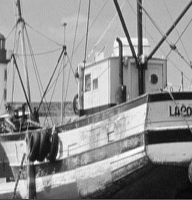
#> input picture assets/fishing_boat/fishing_boat.bmp, 192 x 200 px
$ jupyter execute 'data preprocessing.ipynb'   (shell and % lines are left out)
#> lines starting #> are read from the running program, lines starting #| are printed output that depends on the picture
# Data preprocessing
author: [Wanghley Soares Martins](https://wanghley.com/)
---
- notebook focused on data preprocessing, specifically working on sample pictures and simulating the process of data corruption for further recovery.

[cell 1]
import numpy as np
import matplotlib.pyplot as plt
import matplotlib.image as mpimg
import pandas as pd
import os
import matplotlib as mpl
import random as rnd
from skimage.util import view_as_windows

## Data gathering

[cell 2]
img_path_fishing_boat = '../assets/fishing_boat/fishing_boat.bmp'

img_fishing_boat = mpimg.imread(img_path_fishing_boat)
#> img_fishing_boat is the input picture: shape (200, 192); min 2, max 255, mean 145.5

plt.imshow(img_fishing_boat, cmap='gray')
plt.axis('off')
plt.title('Original Image (Grayscale) - Shape: {}'.format(img_fishing_boat.shape))
plt.show()

[cell 3]
img_path_nature = '../assets/nature/nature.bmp'

img_nature = mpimg.imread(img_path_nature)
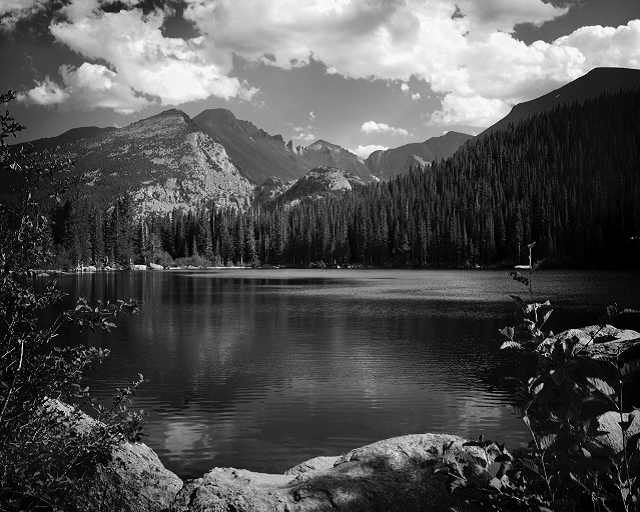
#> input picture assets/nature/nature.bmp, 640 x 512 px
#> img_nature is the input picture: shape (512, 640); min 0, max 255, mean 80

plt.imshow(img_nature, cmap='gray')
plt.axis('off')
plt.title('Original Image (Grayscale) - Shape: {}'.format(img_nature.shape))
plt.show()

## Synthesizing corrupted pictures
Simulates the process of data corruption by adding noise to the images.

### KxK image blocks
K = 8 for this example, we may use K = 16 for higher resolution images.

[cell 4]
# use scikit-learn images for processing
from skimage.util import view_as_windows

[cell 5]
k = 8
block_shape = (k,k)
height, width = img_fishing_boat.shape
#> height = 200; width = 192

[cell 6]
img_chip_selected_boat = view_as_windows(img_fishing_boat,block_shape,1)
print(img_chip_selected_boat.shape)
#| (193, 185, 8, 8)
img_chip_selected_boat[192,0]

[cell 7]
x_star = 8*(8-1) # wanghley = 8 letters, 0-indexed matrices
y_star = 8*(13-1) # soares martins = 6+7 = 13 letters

Notes:
- The image is divided into KxK blocks.
- y_star refers to the # of columns and x_star refers to the # of rows.

[cell 8]
np.save("../assets/fishing_boat/boat-8x8-xy-star.npy", img_chip_selected_boat[x_star, y_star])
fig = plt.figure(frameon=False)
plt.imshow(img_chip_selected_boat[x_star, y_star], cmap='gray')
plt.axis('off')
plt.savefig('../assets/fishing_boat/boat-8x8-xy-star.png', bbox_inches='tight', pad_inches=0)
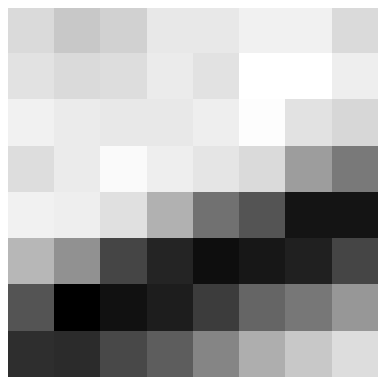
#> figure drawn by matplotlib, 1 panel
plt.title(f'{block_shape} block with top left pixel @ ($x^*={x_star},y^*={y_star}$) ')
plt.show()
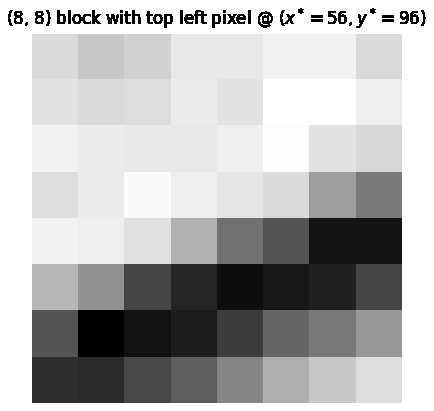
#> figure drawn by matplotlib, 1 panel

### Selecting sensed pixels within block

[cell 9]
import random as rnd

[cell 10]
def generate_sensed_pixels_in_block(img_block,sensed_pixels):
    """
    Randomly selects a subset of pixels in a block and sets their values to NaN.

    Args:
        img_block (numpy.ndarray): A 2D array representing the image block.
        sensed_pixels (int): The number of pixels to set to keep.

    Returns:
        numpy.ndarray: The modified image block with sensed pixels set to NaN.
    """
#> called with img_block = array of shape (8, 8), sensed_pixels = 50
    block_height, block_width = img_block.shape
#> block_height = 8; block_width = 8

    # Ensure sensed_pixels does not exceed the total number of pixels in the block
    if sensed_pixels > (block_height * block_width):
        raise ValueError("sensed_pixels cannot be greater than the total number of pixels in the block.")

    corrupted_pixels = [divmod(ele, block_height) for ele in rnd.sample(range((block_height)*(block_height)),(block_height*block_width)-sensed_pixels)]


    img_block = img_block.astype(float).copy()

    for pixel in corrupted_pixels:
        img_block[pixel[0],pixel[1]]=np.nan

    return img_block

### 8x8 block with S=50 sensed pixels

[cell 11]
block_sensed = generate_sensed_pixels_in_block(img_chip_selected_boat[x_star,y_star],50)

[cell 12]
cmap = mpl.colormaps.get_cmap('gray')  # viridis is the default colormap for imshow
cmap.set_bad(color='red')

fig = plt.figure(frameon=False)
plt.imshow(block_sensed, cmap=cmap)
plt.axis('off')

plt.savefig('../assets/fishing_boat/boat-8x8-xy-star-50-sensed-px.png', bbox_inches='tight', pad_inches=0)
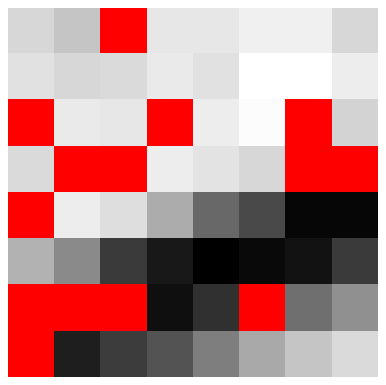
#> figure drawn by matplotlib, 1 panel
plt.show()

### 8x8 block with S=30 sensed pixels

[cell 13]
block_sensed = generate_sensed_pixels_in_block(img_chip_selected_boat[x_star,y_star],30)
np.save("../assets/fishing_boat//boat-8x8-xy-star-30-sensed-px.npy", block_sensed)

[cell 14]
cmap = mpl.colormaps.get_cmap('gray')  # viridis is the default colormap for imshow
cmap.set_bad(color='red')

fig = plt.figure(frameon=False)
plt.imshow(block_sensed, cmap=cmap)
plt.axis('off')

plt.savefig('../assets/fishing_boat/boat-8x8-xy-star-30-sensed-px.png', bbox_inches='tight', pad_inches=0)
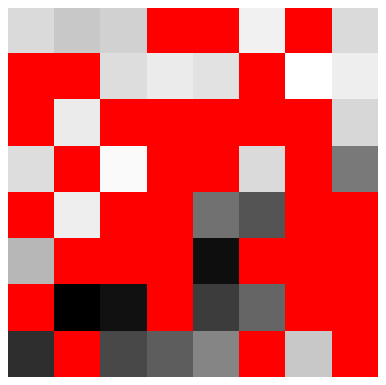
#> figure drawn by matplotlib, 1 panel
plt.show()

### 8x8 block with S=10 sensed pixels

[cell 15]
block_sensed = generate_sensed_pixels_in_block(img_chip_selected_boat[x_star,y_star],10)

[cell 16]
cmap = mpl.colormaps.get_cmap('gray')  # viridis is the default colormap for imshow
cmap.set_bad(color='red')

fig = plt.figure(frameon=False)
plt.imshow(block_sensed, cmap=cmap)
plt.axis('off')

plt.savefig('../assets/fishing_boat/boat-8x8-xy-star-10-sensed-px.png', bbox_inches='tight', pad_inches=0)
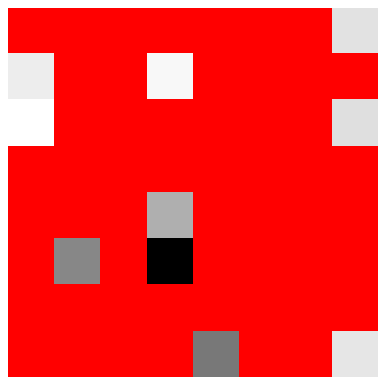
#> figure drawn by matplotlib, 1 panel
plt.show()

# Class to generate corrupted images - Blockfy class

[cell 17]
def generate_sensed_pixels_in_block(img_block,sensed_pixels):
    """
    Randomly selects a subset of pixels in a block and sets their values to NaN.

    Args:
        img_block (numpy.ndarray): A 2D array representing the image block.
        sensed_pixels (int): The number of pixels to set to keep.

    Returns:
        numpy.ndarray: The modified image block with sensed pixels set to NaN.
    """
    block_height, block_width = img_block.shape

    # Ensure sensed_pixels does not exceed the total number of pixels in the block
    if sensed_pixels > (block_height * block_width):
        raise ValueError("sensed_pixels cannot be greater than the total number of pixels in the block.")

    corrupted_pixels = [divmod(ele, block_height) for ele in rnd.sample(range((block_height)*(block_height)),(block_height*block_width)-sensed_pixels)]


    img_block = img_block.astype(float).copy()

    for pixel in corrupted_pixels:
        img_block[pixel[0],pixel[1]]=np.nan

    return img_block

[cell 18]
class BlockifyImage:
    """
    Class to generate blocks from an image and corrupt them by randomly selecting a subset of pixels to set to NaN.
    """
    def __init__(self, img, block_shape, block_step):
#> called with img = '../assets/fishing_boat/fishing_boat.bmp', block_shape = (8, 8), block_step = 8
        self.img = mpimg.imread(img)
        self.block_shape = block_shape
        self.height, self.width =  self.img.shape
#> self.height = 200; self.width = 192
        self.block_step = block_step
        self.img_blocks = None

    def generate_blocks(self):
        self.img_blocks = view_as_windows(self.img, block_shape, self.block_shape)
        return self.img_blocks

    def generate_corrupted_blocks(self, sensed_pixels):
#> called with sensed_pixels = 50
        corrupted_blocks = []
        for i in range(self.img_blocks.shape[0]):
            for j in range(self.img_blocks.shape[1]):
                corrupted_block = generate_sensed_pixels_in_block(self.img_blocks[i,j], sensed_pixels)
                corrupted_blocks.append(corrupted_block)

        self.corrupted_blocks = np.array(corrupted_blocks)
        return self.corrupted_blocks

    def save_corrupted_blocks(self, path):
        np.save(path, self.corrupted_blocks)
        return path

    def block_to_image(self, blocks):
        # Initialize the reconstructed image with NaN values
        reconstructed_image = np.full_like(self.img, np.nan, dtype=np.float32)

        # Calculate the number of blocks in each dimension
        num_blocks_y = (self.height - self.block_shape[0]) // self.block_step + 1
        num_blocks_x = (self.width - self.block_shape[1]) // self.block_step + 1

        # Reshape the blocks to match the grid structure
        blocks = blocks.reshape(num_blocks_y, num_blocks_x, self.block_shape[0], self.block_shape[1])

        # Place each block back into its original position
        for i in range(num_blocks_y):
            for j in range(num_blocks_x):
                y_start = i * self.block_step
                y_end = y_start + self.block_shape[0]
                x_start = j * self.block_step
                x_end = x_start + self.block_shape[1]

                # Assign the block to the corresponding position in the reconstructed image
                reconstructed_image[y_start:y_end, x_start:x_end] = blocks[i, j]
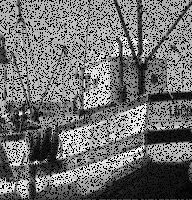
#> reconstructed_image: shape (200, 192) float32; 21.88% of the values are NaN or infinite; the others: min 2, max 255, mean 145.4; drawn with min black, max white, NaN and infinite black

        return reconstructed_image

    def save_blocks(self, path, img_name, sensed_pixels):
        """
        Save the blocks and corrupted blocks to a specified path.
        """

        # create folder if it does not exist
        path_joined = os.path.join(path, img_name+"_blocks_"+str(sensed_pixels))
        if not os.path.exists(path_joined):
            os.makedirs(path_joined)

        # save blocks
        np.save(os.path.join(path_joined, img_name+"_blocks.npy"), self.img_blocks)
        # save corrupted_blcks
        np.save(os.path.join(path_joined, img_name+"_corrupted_blocks.npy"), self.corrupted_blocks)

    def save_corrupted_image(self, path, img_name, sensed_pixels, format='png'):
        """
        Save the corrupted image to a specified path in png, txt, or npy format.
        """
#> called with path = '../assets/fishing_boat/', img_name = 'boat', sensed_pixels = 50, format = 'png'
        # Convert blocks to the reconstructed image
        corrupted_image = self.block_to_image(self.corrupted_blocks)

        if format == 'png':
            # Save the image
            cmap = mpl.colormaps.get_cmap('gray')
            cmap.set_bad(color='red')  # Set color for NaN values (if any remain)
            plt.imsave(os.path.join(path, img_name+"_corrupted_"+str(sensed_pixels)+"_px."+format), corrupted_image, cmap=cmap)
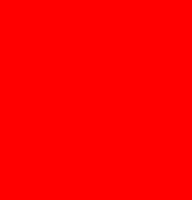
#> saved as boat_corrupted_50_px.png: shape (200, 192, 3); mean R, G, B 255, 0, 0

        elif format == 'txt':
            # Save as a text file
            np.savetxt(os.path.join(path, img_name+"_corrupted_"+str(sensed_pixels)+"_px."+format), corrupted_image)

        elif format == 'npy':
            # Save as a .npy file
            np.save(os.path.join(path, img_name+"_corrupted_"+str(sensed_pixels)+"_px."+format), corrupted_image)

        else:
            print("Invalid format. Please choose from 'png', 'txt', or 'npy'.")

[cell 19]
# test class implementation
block_shape = (8,8)
block_step = 8
sensed_pixels = 50
img_path_fishing_boat = '../assets/fishing_boat/fishing_boat.bmp'

blockify = BlockifyImage(img_path_fishing_boat, block_shape, block_step)
blcks = blockify.generate_blocks()
corrupted_blcks = blockify.generate_corrupted_blocks(sensed_pixels)
blockify.save_corrupted_blocks('../assets/fishing_boat/boat-8x8-30-sensed-px-test.npy')
image_corrupted = blockify.block_to_image(corrupted_blcks)

[cell 20]
# Display the corrupted image set nan to red color
cmap = mpl.colormaps.get_cmap('gray')  # viridis is the default colormap for imshow
cmap.set_bad(color='red')

fig = plt.figure(frameon=False)
plt.imshow(image_corrupted, cmap=cmap)
plt.axis('off')
plt.title('Corrupted Image')

[cell 21]
# Save the corrupted image
blockify.save_corrupted_image('../assets/fishing_boat/', 'boat', sensed_pixels, format='png')
blockify.save_corrupted_image('../assets/fishing_boat/', 'boat', sensed_pixels, format='npy')
blockify.save_corrupted_image('../assets/fishing_boat/', 'boat', sensed_pixels, format='txt')
